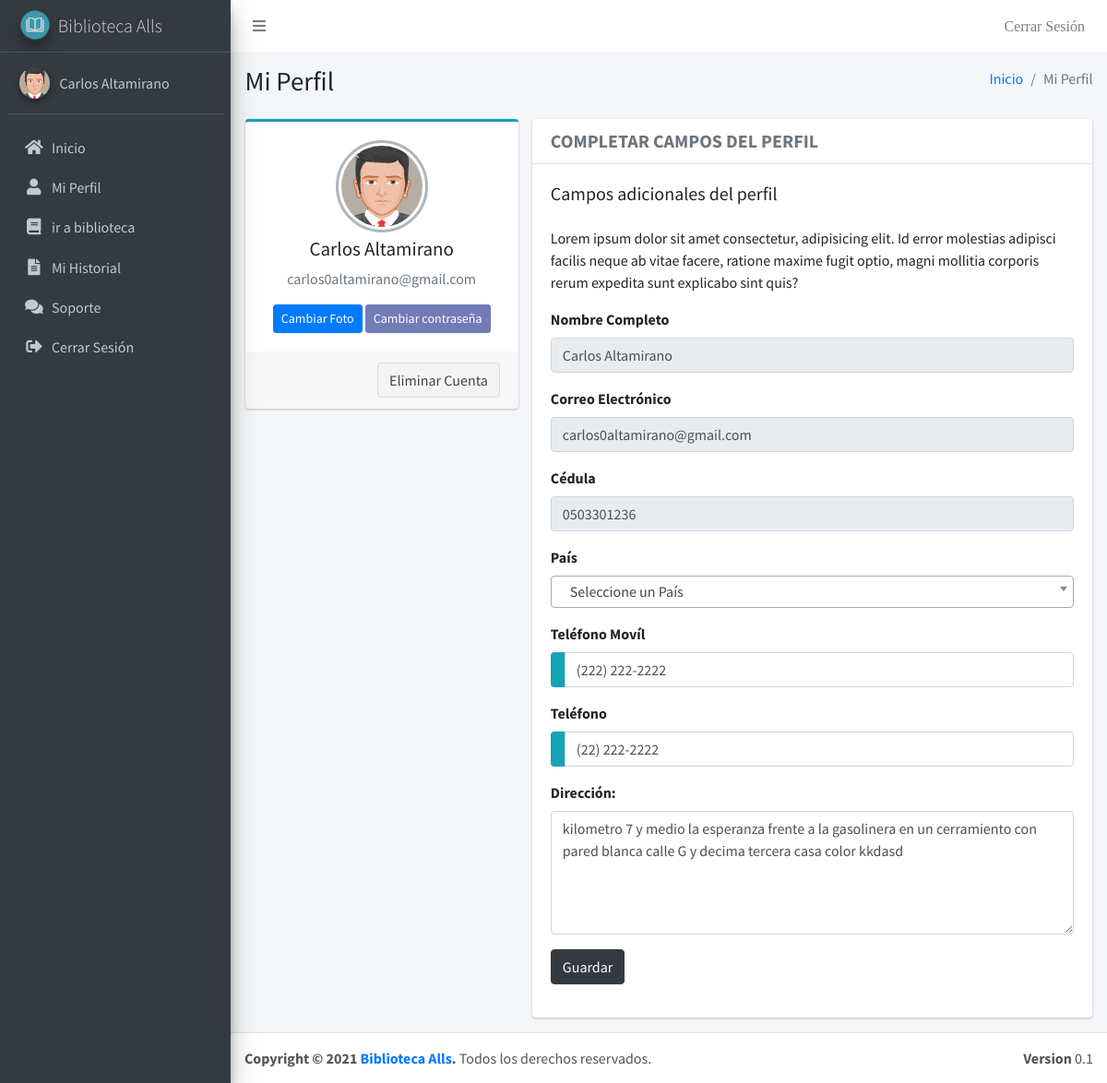
The page /admin/perfil (signed in) on the database its author committed.
### tables this page shows
CREATE TABLE `usuarios` (
  `id_usuario` int(11) NOT NULL,
  `usu_perfil` varchar(16) NOT NULL,
  `usu_nombre` varchar(256) NOT NULL,
  `usu_password` text NOT NULL,
  `usu_cedula` varchar(16) NOT NULL,
  `usu_celular` varchar(16) DEFAULT NULL,
  `usu_telefono` varchar(16) DEFAULT NULL,
  `usu_direccion` varchar(516) DEFAULT NULL,
  `usu_email` varchar(256) NOT NULL,
  `usu_activo` int(11) NOT NULL DEFAULT 0,
  `usu_emailEncriptado` varchar(516) NOT NULL,
  `usu_foto` varchar(128) DEFAULT NULL
);

### admin/controladores/plantilla.controlador.php (called while the page is built)
<?php
class ControladorPlantilla{
    public function ctrPlantilla(){
        include("vistas/plantilla.php");
    }
}

### admin/index.php (called while the page is built, shortened)
<?php
include("controladores/plantilla.controlador.php");
include("controladores/general.controlador.php");
include("controladores/usuarios.controlador.php");
include("controladores/prestamos.controlador.php");
include("modelos/usuarios.modelo.php");
$plantilla = new ControladorPlantilla;
$plantilla -> ctrPlantilla();
?>

### admin/controladores/usuarios.controlador.php (called while the page is built, shortened)
<?php
class ControladorUsuarios
{
    static public function ctrMostrarUsuarios($item, $valor)
    {
        $tabla = "usuarios";
        $respuesta = ModeloUsuarios::mdlMostrarUsuario($tabla, $item, $valor);
        return $respuesta;
    }
}

### admin/modelos/conexion.php (called while the page is built)
<?php
class Conexion
{
    static public function conectar()
    {
        $est = 0;
        if ($est) {
            $link = new PDO(
                "mysql:host=localhost;dbname=u170679010_bibliotecaec",
                "u170679010_bibliotecaec",
                "7B#SHH?Dg1"
            );
        } else {
            $link = new PDO(
                "mysql:host=localhost;dbname=biblioteca_axel",
                "root",
                ""
            );
        }
        $link->exec("set names utf8");
        return $link;
    }
}

### admin/modelos/usuarios.modelo.php (called while the page is built, shortened)
<?php
require_once("conexion.php");
class ModeloUsuarios
{
    static public function mdlMostrarUsuario($tabla, $item, $valor)
    {
        if ($item != null && $valor != null) {
            $stmt = Conexion::conectar()->prepare("SELECT * FROM $tabla WHERE $item = :$item");
            $stmt->bindParam(":" . $item, $valor, PDO::PARAM_STR);
            $stmt->execute();
            return $stmt->fetch();
        } else {
            $stmt = Conexion::conectar()->prepare("SELECT * FROM $tabla");
            $stmt->execute();
            return $stmt->fetchAll();
        }
    }
}

### admin/controladores/general.controlador.php (called while the page is built)
<?php
class ControladorGeneral
{
    static public function ctrRuta()
    {
        $v = 0;
        if ($v) {
            return "http://biblioteca-ec.online/";
        } else {
            return "http://127.0.0.1/proyectos/biblioteca_Axel/";
        }
    }
}

### admin/vistas/paginas/modulos/perfil/formulario-adicionales.php (the view, shortened to what this page needs)
<div class="col-12 col-md-8">
    <div class="card car-primary card-outline">
        <div class="card-header">
            <h5 class="m-0 text-uppercase text-secondary">
                <strong>Completar Campos del perfil</strong>
            </h5>
        </div>
        <div class="card-body">
            <h6 class="card-title">Campos adicionales del perfil</h6>
            <br>
            <p class="card-text">Lorem ipsum dolor sit amet consectetur, adipisicing elit. Id error molestias adipisci facilis neque ab vitae facere, ratione maxime fugit optio, magni mollitia corporis rerum expedita sunt explicabo sint quis?</a></p>
            <div class="form-group">
                <label for="inputName" class="control-label">Nombre Completo</label>
                <div>
                    <input type="text" class="form-control" id="inputName" value="<?php echo $usuario['usu_nombre']; ?>" readonly>
                </div>
            </div>
            <div class="form-group">
                <label for="inputEmail" class="control-label">Correo Electrónico</label>
                <div>
                    <input type="text" class="form-control" id="inputEmail" value="<?php echo $usuario['usu_email']; ?>" readonly>
                </div>
            </div>
            <div class="form-group">
                <label for="inputCedula" class="control-label">Cédula</label>
                <div>
                    <input type="text" class="form-control" id="inputCedula" value="<?php echo $usuario['usu_cedula']; ?>" readonly>
                </div>
            </div>
            <form action="" method="post">
                <div class="form-group">
                    <label for="inputPais" class="control-label">País</label>
                    <div>
                    </div>
                </div>
                <div class="form-group">
                    <label for="inputMovil" class="control-label">Teléfono Movíl</label>
                    <div class="input-group">
                        <div class="input-group-prepend">
                            <span class="p-2 bg-info rounded-left dialCode"></span>
                        </div>
                        <input type="text" class="form-control" name="inputMovil" id="inputMovil" data-inputmask="'mask':'(999) 999-9999'" value="<?php if ($usuario['usu_celular'] != '') {
                                                                                                                                                        echo $usuario['usu_celular'];
                                                                                                                                                    } ?>" data-mask required>
                    </div>
                </div>
                <div class="form-group">
                    <label for="inputTelefono" class="control-label">Teléfono</label>
                    <div class="input-group">
                        <div class="input-group-prepend">
                            <span class="p-2 bg-info rounded-left dialCode"></span>
                        </div>
                        <input type="text" class="form-control" name="inputTelefono" id="inputTelefono" data-inputmask="'mask':'(99) 999-9999'" value="<?php if ($usuario['usu_telefono'] != '') {
                                                                                                                                                            echo $usuario['usu_telefono'];
                                                                                                                                                        } ?>" data-mask required>
                    </div>
                </div>
                <div class="form-group">
                    <label for="inputDireccion" class="control-label">Dirección:</label>
                    <textarea name="inputDireccion" class="form-control" id="" cols="30" rows="5" required><?php if ($usuario['usu_direccion'] != '') {
                                                                                                                echo $usuario['usu_direccion'];
                                                                                                            } ?></textarea>
                </div>
                <div class="form-group">
                    <div class="col-sm-offset-2">
                        <button type="submit" class="btn btn-dark suscribirse">Guardar</button>
                    </div>
                </div>
            </form>
        </div>
    </div>
</div>

### admin/vistas/paginas/modulos/menu.php (shortened to what this page needs)
<aside class="main-sidebar sidebar-dark-primary elevation-4">
    <a href="inicio" class="brand-link">
        <img src="vistas/img/plantilla/icono.png" alt="AdminLTE Logo" class="brand-image img-circle elevation-3" style="opacity: .8">
        <span class="brand-text font-weight-light">Biblioteca Alls</span>
    </a>
    <div class="sidebar">
        <div class="user-panel mt-3 pb-3 mb-3 d-flex">
            <div class="image">
                <?php
                $rutaFoto = "vistas/img/usuarios/default/default.png";
                if ($usuario["usu_foto"] != NULL) {
                    $rutaFoto = $usuario["usu_foto"];
                }
                ?>
                <img src="<?php echo $rutaFoto; ?>" class="img-circle elevation-2" alt="User Image">
            </div>
            <div class="info">
                <a href="perfil" class="d-block"><?php echo $usuario["usu_nombre"] ?></a>
            </div>
        </div>
        <nav class="mt-2">
            <ul class="nav nav-pills nav-sidebar flex-column" data-widget="treeview" role="menu" data-accordion="false">
                <li class="nav-item">
                    <a href="inicio" class="nav-link">
                        <i class="nav-icon fas fa-home"></i>
                        <p>Inicio</p>
                    </a>
                </li>
                <li class="nav-item">
                    <a href="perfil" class="nav-link">
                        <i class="nav-icon fas fa-user"></i>
                        <p>Mi Perfil</p>
                    </a>
                </li>
                <li class="nav-item">
                    <a href="<?php echo $ruta ?>biblioteca" class="nav-link">
                        <i class="nav-icon fas fa-book"></i>
                        <p>ir a biblioteca</p>
                    </a>
                </li>
                <?php if ($usuario["usu_perfil"] == "admin") : ?>
                    <li class="nav-item has-treeview">
                        <a href="optio-bibliografica" class="nav-link">
                            <i class="nav-icon fas fa-book-open"></i>
                            <p>
                                Optio Bibliográfica
                                <i class="right fas fa-angle-left"></i>
                            </p>
                        </a>
                        <ul class="nav nav-treeview">
                            <li class="nav-item">
                                <a href="libros" class="nav-link">
                                    <i class="far fa-circle nav-icon"></i>
                                    <p>Libros</p>
                                </a>
                            </li>
                            <li class="nav-item">
                                <a href="autores" class="nav-link">
                                    <i class="far fa-circle nav-icon"></i>
                                    <p>Autores</p>
                                </a>
                            </li>
                            <li class="nav-item">
                                <a href="editoriales" class="nav-link">
                                    <i class="far fa-circle nav-icon"></i>
                                    <p>Editoriales</p>
                                </a>
                            </li>
                            <li class="nav-item">
                                <a href="categorias" class="nav-link">
                                    <i class="far fa-circle nav-icon"></i>
                                    <p>Categorias</p>
                                </a>
                            </li>
                            <li class="nav-item">
                                <a href="perchas-hileras" class="nav-link">
                                    <i class="far fa-circle nav-icon"></i>
                                    <p>Perchas/Hileras</p>
                                </a>
                            </li>
                        </ul>
                    </li>
                    <li class="nav-item has-treeview">
                        <a href="optio-bibliografica" class="nav-link">
                            <i class="nav-icon fas fa-columns"></i>
                            <p>
                                Procesos
                                <i class="right fas fa-angle-left"></i>
                            </p>
                        </a>
                        <ul class="nav nav-treeview">
                            <li class="nav-item">
                                <a href="solicitudes" class="nav-link">
                                    <i class="far fa-circle nav-icon"></i>
                                    <p>Solicitudes</p>
                                </a>
                            </li>
                            <li class="nav-item">
                                <a href="prestamos" class="nav-link">
                                    <i class="far fa-circle nav-icon"></i>
                                    <p>Prestamos pendientes</p>
                                </a>
                            </li>
                        </ul>
                    </li>
                    <li class="nav-item">
                        <a href="reporte-general" class="nav-link">
                            <i class="nav-icon fas fa-file-alt"></i>
                            <p>Reportes</p>
                        </a>
                    </li>
                <?php else : ?>
                    <li class="nav-item">
                        <a href="mi-reporte" class="nav-link">
                            <i class="nav-icon fas fa-file-alt"></i>
                            <p>Mi Historial</p>
                        </a>
                    </li>
                    <li class="nav-item">
                        <a href="soporte" class="nav-link">
                            <i class="nav-icon fas fa-comments"></i>
                            <p>Soporte</p>
                        </a>
                    </li>
                <?php endif ?>
                <li class="nav-item">
                    <a href="salir" class="nav-link">
                        <i class="nav-icon fas fa-sign-out-alt"></i>
                        <p>Cerrar Sesión</p>
                    </a>
                </li>
            </ul>
        </nav>
    </div>
</aside>

### admin/vistas/paginas/modulos/perfil/info-usuario.php (shortened to what this page needs)
<div class="col-12 col-md-4">
    <div class="card card-info card-outline">
        <div class="card-body box-profile">
            <div class="text-center">
                <?php
                $rutaFoto = "vistas/img/usuarios/default/default.png";
                if ($usuario["usu_foto"] != NULL) {
                    $rutaFoto = $usuario["usu_foto"];
                }
                ?>
                <img class="profile-user-img img-fluid img-circle" src="<?php echo $rutaFoto ?>" alt="">
            </div>
            <h3 class="profile-username text-center">
                <?php echo $usuario["usu_nombre"]; ?>
            </h3>
            <p class="text-muted text-center">
                <?php echo $usuario["usu_email"]; ?>
            </p>
            <div class="text-center">
                <button class="btn btn-primary btn-sm" data-toggle="modal" data-target="#cambiarFoto">Cambiar Foto</button>
                <button class="btn btn-purple btn-sm" data-toggle="modal" data-target="#cambiarPassword">Cambiar contraseña</button>
            </div>
        </div>
        <div class="card-footer">
            <button class="btn btn-default float-right">Eliminar Cuenta</button>
        </div>
    </div>
</div>

### rows shown on the page
usuarios: usu_foto (picture), usu_nombre "Carlos Altamirano", usu_email "carlos0altamirano@gmail.com", usu_cedula "0503301236", inputMovil "(222) 222-2222", inputTelefono "(22) 222-2222", inputDireccion "kilometro 7 y medio la esperanza frente a la gasolinera en un cerramiento con pared blanca calle G y decima tercera casa color kkdasd"
